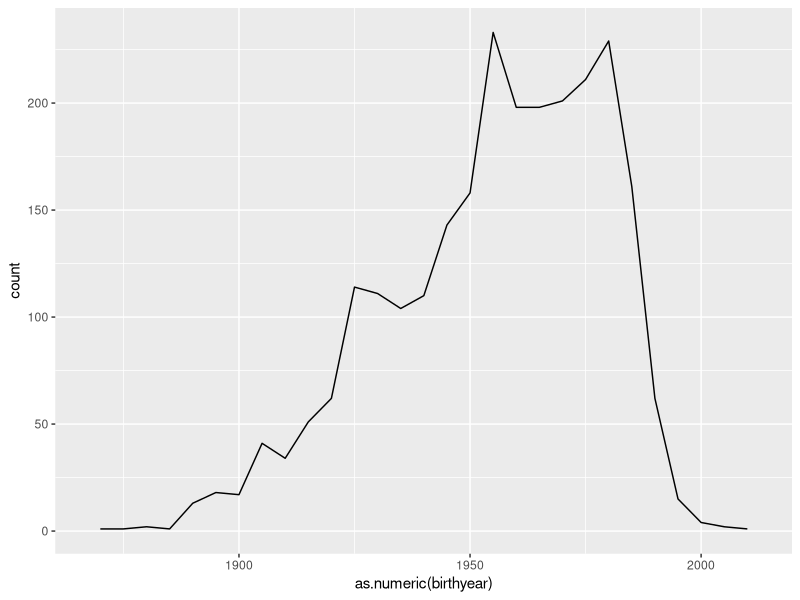

The R source for this figure:
library(tidyverse)
library(ggplot2)

data <- read_csv('jazz_birthyears.csv') |>
  filter(birthyear >= 1700)

#not necessary right now, but might be for other plots
musicians_per_year <- data |>
  transform(birthyear = as.numeric(birthyear)) |>
  group_by(birthyear) |>
  summarise(n = n()) |>
  filter(birthyear >= 1700)

ggplot(data = data) +
  aes(x = as.numeric(birthyear)) +
  geom_line(stat = "bin", binwidth = 5)